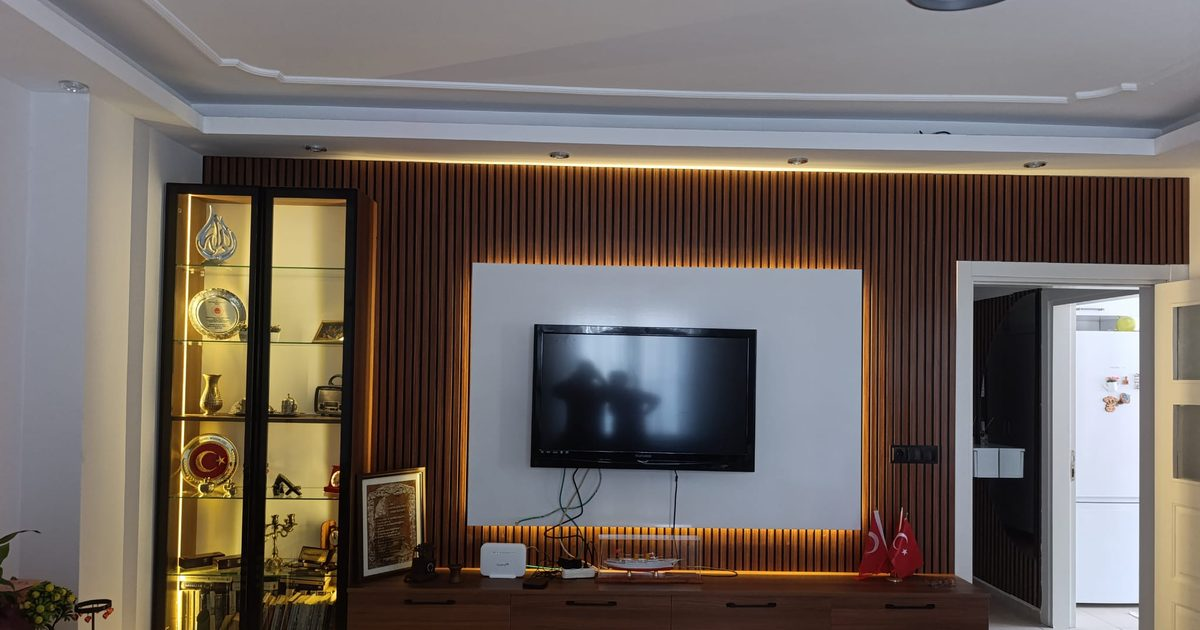
#> input picture src/og-image.jpg, 1200 x 630 px
$ python -i enhance_photos.py   (imports and definitions only)   (older library calls are emulated)
#> lines starting #> are read from the running program, lines starting #| are printed output that depends on the picture
#> further down, picture is the input picture: PIL image 1200x630 RGB; mean R, G, B 111.3, 102.1, 96.4
#!/usr/bin/env python3
"""Conservative, reproducible catalog derivatives. Masters are opened read-only.

Only catalog.json supplies image records. Overrides accept wb: false and an
optional normalized focus: [x, y] per ID. Logo boxes use EXIF-corrected pixels.
The emblem crop is padded with its corner color to square, never stretched.
Portraits get tall variants; every photo gets full and card variants when the
source permits the requested width. Encoding uses fixed settings and one codec
thread per process. `generated` uses SOURCE_DATE_EPOCH, otherwise input mtimes.
"""
from __future__ import annotations

import argparse
import base64
from concurrent.futures import ProcessPoolExecutor
from datetime import datetime, timezone
import hashlib
import html
import io
import json
import multiprocessing
import os
from pathlib import Path
import re
import tempfile
from urllib.parse import quote

import cv2
import numpy as np
from PIL import Image, ImageCms, ImageFilter, ImageOps, features

ROOT = Path(__file__).resolve().parents[1]
FULL_WIDTHS = (640, 1024, 1600, 2048)
CROP_WIDTHS = (480, 800)
VERSION = 1


def initialize_worker():
    cv2.setNumThreads(1)
    cv2.setRNGSeed(0)


def digest(path):
    return hashlib.sha256(path.read_bytes()).hexdigest()


# [70 lines left out: functions read_srgb, white_balance, enhance, not called in this run]


def attention(image):
    """Edge + local entropy + spectral residual saliency, no extra models/RNG."""
    sample = image.copy()
    sample.thumbnail((320, 320), Image.Resampling.LANCZOS)
    gray = cv2.cvtColor(np.asarray(sample), cv2.COLOR_RGB2GRAY)
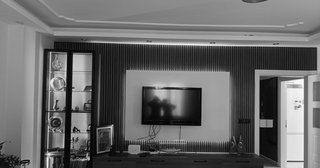
#> gray: shape (168, 320); min 0, max 253, mean 104.2
    edges = np.abs(cv2.Laplacian(gray.astype(np.float32), cv2.CV_32F))
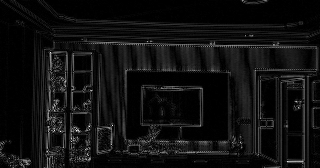
#> edges: shape (168, 320) float32; min 0, max 345, mean 22.4; drawn with min black and max white
    entropy = np.zeros(gray.shape, np.float32)
    for band in range(16):
        probability = cv2.blur(((gray // 16) == band).astype(np.float32), (15, 15))
        entropy -= probability * np.log2(np.maximum(probability, 1e-7))
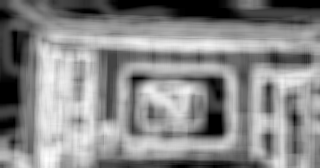
#> entropy: shape (168, 320) float32; min 0, max 3.74, mean 1.99; drawn with min black and max white
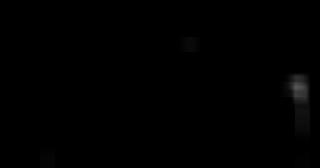
#> probability: shape (168, 320) float32; min 0, max 0.347, mean 0.00257
    spectrum = np.fft.fft2(gray.astype(np.float32))
    log_amplitude = np.log(np.maximum(np.abs(spectrum), 1e-7))
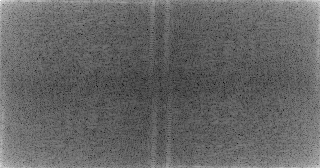
#> log_amplitude: shape (168, 320) float64; min 1.63, max 15.54, mean 7.17; drawn with min black and max white
    residual = log_amplitude - cv2.blur(log_amplitude, (3, 3))
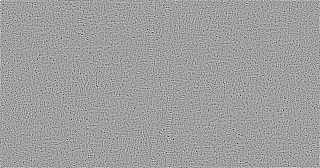
#> residual: shape (168, 320) float64; min -4.44, max 2.67, mean 0.00221; drawn with min black and max white
    saliency = np.abs(np.fft.ifft2(np.exp(residual + 1j * np.angle(spectrum)))) ** 2
    saliency = cv2.GaussianBlur(saliency.astype(np.float32), (9, 9), 2)
    def normal(array):
        return array / max(float(np.percentile(array, 99)), 1e-7)
    return .35 * normal(edges) + .25 * normal(entropy) + .40 * normal(saliency)
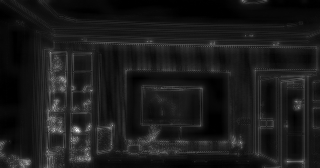
#> returned value: shape (168, 320) float32; min 0.00103, max 2.29, mean 0.239; drawn with min black and max white


# [272 lines left out: functions smart_crop_box, resized, atomic_bytes, save_variant, variants, placeholders and 8 more, not called in this run]


# [2 lines not run here, left out]

>>> from PIL import Image
>>> picture = Image.open('../src/og-image.jpg')
>>> result = attention(picture)
